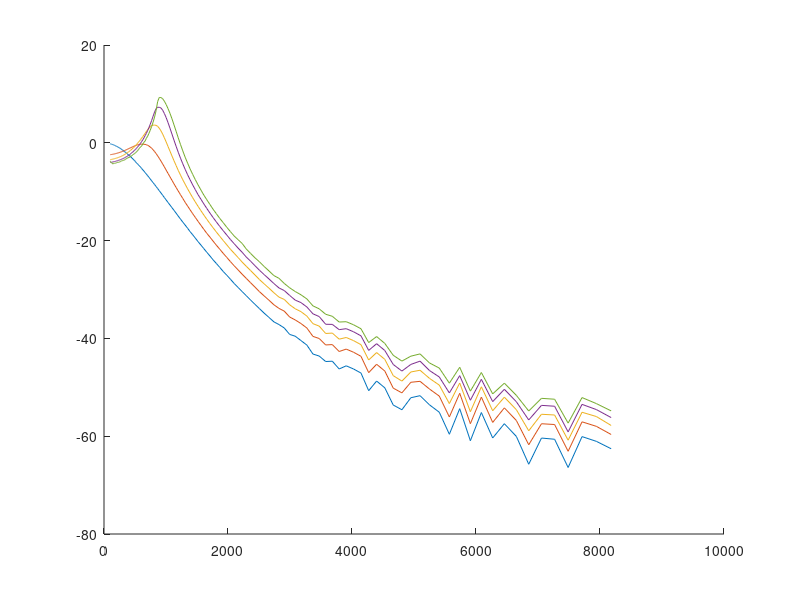

Write MATLAB code to recreate this figure. (Note: this script raises an error after producing the figure.)

%%
frequencies = [100, 103, 106.09, 109.273, 112.551, 115.927, 119.405, 122.987, 126.677, 130.477, 134.392, 138.423, 142.576, 146.853, 151.259, 155.797, 160.471, 165.285, 170.243, 175.351, 180.611, 186.029, 191.61, 197.359, 203.279, 209.378, 215.659, 222.129, 228.793, 235.657, 242.726, 250.008, 257.508, 265.233, 273.19, 281.386, 289.828, 298.523, 307.478, 316.703, 326.204, 335.99, 346.069, 356.452, 367.145, 378.159, 389.504, 401.189, 413.225, 425.622, 438.39, 451.542, 465.088, 479.041, 493.412, 508.215, 523.461, 539.165, 555.34, 572, 589.16, 606.835, 625.04, 643.791, 663.105, 682.998, 703.488, 724.593, 746.33, 768.72, 791.782, 815.535, 840.001, 865.202, 891.158, 917.892, 945.429, 973.792, 1003.01, 1033.1, 1064.09, 1096.01, 1128.89, 1162.76, 1197.64, 1233.57, 1270.58, 1308.69, 1347.96, 1388.39, 1430.05, 1472.95, 1517.14, 1562.65, 1609.53, 1657.82, 1707.55, 1758.78, 1811.54, 1865.89, 1921.86, 1979.52, 2038.9, 2100.07, 2163.07, 2227.97, 2294.8, 2363.65, 2434.56, 2507.59, 2582.82, 2660.31, 2740.12, 2822.32, 2906.99, 2994.2, 3084.03, 3176.55, 3271.84, 3370, 3471.1, 3575.23, 3682.49, 3792.96, 3906.75, 4023.95, 4144.67, 4269.01, 4397.08, 4529, 4664.86, 4804.81, 4948.96, 5097.42, 5250.35, 5407.86, 5570.09, 5737.2, 5909.31, 6086.59, 6269.19, 6457.26, 6650.98, 6850.51, 7056.03, 7267.71, 7485.74, 7710.31, 7941.62, 8179.87];

gains_firstorder_1000 = [0.995719, 0.995675, 0.995261, 0.994895, 0.994587, 0.99426, 0.993913, 0.993547, 0.993158, 0.992819, 0.992322, 0.991847, 0.991357, 0.990838, 0.990289, 0.989707, 0.989607, 0.988438, 0.987746, 0.987595, 0.98624, 0.98542, 0.984553, 0.983635, 0.983565, 0.981638, 0.98135, 0.979404, 0.978191, 0.976923, 0.976112, 0.975454, 0.972611, 0.971078, 0.969329, 0.968385, 0.965889, 0.964134, 0.96365, 0.959695, 0.957186, 0.95693, 0.952803, 0.952002, 0.947034, 0.946375, 0.942263, 0.93714, 0.933927, 0.93035, 0.926294, 0.925952, 0.918182, 0.917917, 0.909184, 0.908909, 0.902807, 0.896774, 0.893628, 0.884061, 0.878935, 0.87731, 0.871266, 0.863664, 0.858374, 0.845531, 0.839517, 0.833466, 0.829115, 0.821702, 0.810258, 0.801101, 0.796076, 0.788065, 0.779526, 0.768198, 0.761011, 0.750629, 0.740857, 0.730154, 0.721311, 0.70949, 0.699615, 0.68896, 0.677302, 0.667051, 0.655467, 0.646233, 0.632577, 0.621175, 0.612429, 0.601061, 0.589659, 0.577642, 0.565643, 0.554218, 0.540744, 0.530777, 0.518007, 0.509903, 0.498673, 0.487515, 0.476132, 0.461761, 0.45468, 0.444155, 0.433747, 0.422818, 0.411065, 0.402798, 0.392758, 0.382144, 0.373234, 0.363156, 0.35392, 0.344546, 0.335524, 0.322858, 0.317341, 0.309425, 0.30045, 0.290872, 0.282289, 0.276199, 0.269344, 0.261812, 0.254941, 0.247772, 0.239477, 0.231907, 0.227196, 0.219822, 0.213224, 0.208039, 0.200976, 0.195595, 0.189459, 0.184578, 0.178846, 0.173595, 0.16763, 0.161211, 0.158056, 0.151834, 0.148538, 0.143991, 0.1387, 0.13323, 0.130868, 0.126685];
gains_firstorder_4000 = [0.999839, 0.999839, 0.999825, 0.999815, 0.999804, 0.999792, 0.999776, 0.999768, 0.999754, 0.999734, 0.999723, 0.999706, 0.999687, 0.999668, 0.999648, 0.999627, 0.999605, 0.999582, 0.999556, 0.999557, 0.999501, 0.99947, 0.999438, 0.999403, 0.999368, 0.99933, 0.999318, 0.999246, 0.999198, 0.999151, 0.9991, 0.999062, 0.99899, 0.998927, 0.998861, 0.998791, 0.998719, 0.998643, 0.998629, 0.998471, 0.998378, 0.998281, 0.998178, 0.9981, 0.997948, 0.997824, 0.997693, 0.997552, 0.997403, 0.997247, 0.99708, 0.997037, 0.996715, 0.996679, 0.996305, 0.996081, 0.995845, 0.995592, 0.995327, 0.995044, 0.994744, 0.994427, 0.99409, 0.994089, 0.993356, 0.992955, 0.992532, 0.992149, 0.991605, 0.991099, 0.990565, 0.989998, 0.989715, 0.98932, 0.98809, 0.987837, 0.987155, 0.986141, 0.984978, 0.984084, 0.98366, 0.982135, 0.981629, 0.979956, 0.978899, 0.977515, 0.977246, 0.974792, 0.974776, 0.971751, 0.970101, 0.969952, 0.966974, 0.966114, 0.963949, 0.961277, 0.958886, 0.955698, 0.954204, 0.950508, 0.949632, 0.94476, 0.94166, 0.941656, 0.935033, 0.931383, 0.92761, 0.924941, 0.919504, 0.919386, 0.915107, 0.90602, 0.900863, 0.896695, 0.89417, 0.889686, 0.880707, 0.878646, 0.871734, 0.863665, 0.857783, 0.849424, 0.844809, 0.835806, 0.823665, 0.820366, 0.808065, 0.803541, 0.787717, 0.783648, 0.778348, 0.763881, 0.758326, 0.74557, 0.738611, 0.725541, 0.706462, 0.695279, 0.694147, 0.681053, 0.667414, 0.651496, 0.646869, 0.635177, 0.624249, 0.611863, 0.5871, 0.587095, 0.574474, 0.559288];
gains_1000_improved = [0.995002, 0.994965, 0.994495, 0.994042, 0.993682, 0.993302, 0.992898, 0.992471, 0.992018, 0.991662, 0.991065, 0.990492, 0.989922, 0.989318, 0.988679, 0.988001, 0.987943, 0.986526, 0.985723, 0.985496, 0.983975, 0.983024, 0.982017, 0.980953, 0.980951, 0.978639, 0.97822, 0.976053, 0.974651, 0.973205, 0.972236, 0.971599, 0.968208, 0.966639, 0.964426, 0.963471, 0.96035, 0.958318, 0.957885, 0.953344, 0.950689, 0.950377, 0.94531, 0.944539, 0.938964, 0.93827, 0.933618, 0.92769, 0.924199, 0.919913, 0.915354, 0.915037, 0.906287, 0.906008, 0.896511, 0.896064, 0.888616, 0.882924, 0.879495, 0.868933, 0.862466, 0.860104, 0.853577, 0.846334, 0.839484, 0.826457, 0.820107, 0.813614, 0.807952, 0.800272, 0.788619, 0.777153, 0.773678, 0.762857, 0.754619, 0.742556, 0.734819, 0.724359, 0.71396, 0.704013, 0.692645, 0.682607, 0.672316, 0.66, 0.649521, 0.636953, 0.626748, 0.616311, 0.604192, 0.592724, 0.581967, 0.570754, 0.559293, 0.548245, 0.534223, 0.524626, 0.512879, 0.499605, 0.490443, 0.48011, 0.469976, 0.458188, 0.446882, 0.435577, 0.426306, 0.416981, 0.406778, 0.39621, 0.385915, 0.376736, 0.367096, 0.356965, 0.348761, 0.338584, 0.330683, 0.32184, 0.31241, 0.301489, 0.29621, 0.287785, 0.28022, 0.269938, 0.261819, 0.256368, 0.25071, 0.243061, 0.236962, 0.23013, 0.222818, 0.214859, 0.210959, 0.203744, 0.198172, 0.192989, 0.186704, 0.181242, 0.175476, 0.171145, 0.165911, 0.160848, 0.155314, 0.149683, 0.146359, 0.140788, 0.137536, 0.133441, 0.128328, 0.123191, 0.12123, 0.117286];
gains_4000_improved = [0.999692, 0.999688, 0.999658, 0.999638, 0.999617, 0.999594, 0.999569, 0.999543, 0.999515, 0.999467, 0.999454, 0.999421, 0.999387, 0.99935, 0.99931, 0.999268, 0.99926, 0.999177, 0.999129, 0.999076, 0.999019, 0.998959, 0.998895, 0.998829, 0.998821, 0.998683, 0.998601, 0.998517, 0.998426, 0.998333, 0.998231, 0.998191, 0.998012, 0.997891, 0.99776, 0.997645, 0.997483, 0.997331, 0.997195, 0.996997, 0.996815, 0.996776, 0.996415, 0.996354, 0.99597, 0.99593, 0.995569, 0.995194, 0.994905, 0.994596, 0.994271, 0.99405, 0.993559, 0.993288, 0.992759, 0.992757, 0.992114, 0.991412, 0.991283, 0.990304, 0.989723, 0.989677, 0.988951, 0.987754, 0.987033, 0.986259, 0.985439, 0.984572, 0.984492, 0.98341, 0.981873, 0.980571, 0.979886, 0.97848, 0.976927, 0.976256, 0.974786, 0.97334, 0.971025, 0.970936, 0.96815, 0.967555, 0.964906, 0.963694, 0.961182, 0.959272, 0.954634, 0.954344, 0.949362, 0.948905, 0.946325, 0.940345, 0.939601, 0.936995, 0.929908, 0.927068, 0.926065, 0.92141, 0.917495, 0.911141, 0.904061, 0.903482, 0.899035, 0.888854, 0.888142, 0.8823, 0.876606, 0.869813, 0.863545, 0.853328, 0.84939, 0.843064, 0.833939, 0.820923, 0.820293, 0.812132, 0.802524, 0.794842, 0.77697, 0.776251, 0.766542, 0.756009, 0.737972, 0.735894, 0.726655, 0.71407, 0.706381, 0.69266, 0.684565, 0.662011, 0.656731, 0.650328, 0.638905, 0.625956, 0.614359, 0.601843, 0.583938, 0.567394, 0.564482, 0.555157, 0.542853, 0.527776, 0.517684, 0.505112, 0.492915, 0.482794, 0.469389, 0.45886, 0.447123, 0.435325];

gains_fourthorder = [0.998794, 0.998788, 0.998649, 0.998563, 0.998476, 0.998384, 0.998285, 0.998181, 0.998071, 0.997954, 0.99783, 0.997698, 0.997558, 0.99741, 0.997253, 0.997086, 0.997068, 0.996722, 0.996522, 0.996462, 0.996088, 0.995851, 0.995599, 0.995332, 0.995302, 0.994749, 0.994619, 0.994093, 0.993735, 0.993356, 0.992953, 0.99294, 0.992076, 0.991595, 0.991086, 0.990548, 0.989977, 0.989372, 0.989372, 0.988053, 0.987329, 0.987279, 0.985765, 0.985592, 0.98399, 0.983919, 0.982371, 0.980926, 0.979782, 0.97857, 0.977288, 0.977106, 0.974491, 0.974344, 0.971358, 0.971044, 0.968749, 0.966251, 0.965393, 0.961787, 0.959697, 0.959286, 0.957032, 0.954279, 0.951794, 0.94631, 0.943677, 0.941302, 0.939304, 0.936091, 0.930902, 0.924685, 0.924525, 0.919508, 0.913919, 0.908243, 0.904818, 0.900494, 0.894885, 0.888591, 0.882881, 0.875382, 0.867556, 0.861445, 0.852489, 0.846606, 0.839063, 0.830297, 0.820102, 0.811181, 0.800825, 0.790541, 0.779077, 0.769855, 0.758768, 0.747381, 0.735117, 0.72287, 0.708367, 0.695731, 0.681966, 0.667986, 0.653182, 0.635109, 0.622421, 0.606729, 0.59065, 0.573557, 0.556728, 0.539781, 0.521189, 0.505783, 0.486499, 0.464018, 0.452891, 0.433643, 0.416689, 0.399191, 0.381066, 0.362791, 0.34475, 0.329884, 0.312968, 0.291834, 0.280207, 0.264293, 0.249009, 0.233253, 0.219487, 0.201252, 0.190492, 0.178747, 0.166408, 0.154609, 0.143042, 0.131591, 0.118528, 0.109419, 0.103534, 0.0950715, 0.086811, 0.0795292, 0.0725111, 0.0659592, 0.0597686, 0.0543322, 0.0489389, 0.0434581, 0.0399156, 0.03581];

gains_resonance_G_0_75 = [0.631236, 0.631512, 0.631926, 0.632821, 0.632865, 0.634122, 0.63393, 0.634444, 0.63586, 0.63565, 0.636582, 0.637109, 0.638896, 0.638798, 0.64041, 0.641586, 0.64153, 0.643102, 0.644327, 0.644732, 0.646008, 0.648994, 0.65062, 0.650333, 0.652426, 0.655509, 0.655933, 0.657566, 0.660562, 0.663388, 0.665255, 0.667521, 0.670134, 0.673962, 0.676069, 0.679568, 0.683448, 0.686771, 0.690772, 0.695118, 0.699936, 0.705792, 0.711549, 0.718903, 0.725075, 0.73336, 0.740661, 0.751209, 0.759071, 0.768489, 0.780987, 0.79743, 0.807686, 0.825821, 0.842983, 0.857153, 0.880117, 0.902086, 0.92989, 0.956731, 0.991479, 1.03307, 1.07357, 1.12513, 1.18795, 1.253, 1.33798, 1.43517, 1.55255, 1.69888, 1.86976, 2.05856, 2.22369, 2.29072, 2.28781, 2.25075, 2.13634, 1.97265, 1.78615, 1.58733, 1.3942, 1.21419, 1.05153, 0.912507, 0.792616, 0.690738, 0.604943, 0.531276, 0.46837, 0.415943, 0.369018, 0.329166, 0.292882, 0.263463, 0.236259, 0.212111, 0.190658, 0.171441, 0.154635, 0.139193, 0.12586, 0.113518, 0.102144, 0.0924228, 0.0833695, 0.0755592, 0.0675646, 0.0613024, 0.055141, 0.0494895, 0.0447184, 0.0403584, 0.0362163, 0.0326485, 0.0307171, 0.0273877, 0.0245, 0.0231325, 0.0208565, 0.0177473, 0.0166311, 0.0138716, 0.0138459, 0.012226, 0.0125107, 0.0116385, 0.0105754, 0.00750134, 0.00878468, 0.00748719, 0.0053829, 0.00460527, 0.00539164, 0.00582574, 0.00467143, 0.00401614, 0.00275161, 0.0041482, 0.00231739, 0.00380154, 0.00224652, 0.00300399, 0.00224144, 0.00145736, 0.00205722, 0.00201579, 0.00110105, 0.00210617, 0.0018649, 0.00154383];

gains_res_0 = [0.977023, 0.976688, 0.975116, 0.973281, 0.973074, 0.9704, 0.96883, 0.967174, 0.965418, 0.964188, 0.961888, 0.959517, 0.957319, 0.957294, 0.95254, 0.949944, 0.949209, 0.946788, 0.944282, 0.940084, 0.934608, 0.931078, 0.927263, 0.923221, 0.922924, 0.9146, 0.912731, 0.909846, 0.899788, 0.894886, 0.891196, 0.888344, 0.882534, 0.87108, 0.86966, 0.859085, 0.849287, 0.842194, 0.839187, 0.824665, 0.815139, 0.811722, 0.797561, 0.791711, 0.776118, 0.770776, 0.756936, 0.75037, 0.738648, 0.726154, 0.71335, 0.69649, 0.686295, 0.669079, 0.658079, 0.641516, 0.621228, 0.612475, 0.594284, 0.580782, 0.56408, 0.546357, 0.529742, 0.513682, 0.496199, 0.479137, 0.461407, 0.443953, 0.426538, 0.408173, 0.3915, 0.374581, 0.35744, 0.340711, 0.324009, 0.307716, 0.291191, 0.275546, 0.2602, 0.245211, 0.231101, 0.2173, 0.203915, 0.190912, 0.177982, 0.166078, 0.154581, 0.144231, 0.133849, 0.123581, 0.114831, 0.106058, 0.0976129, 0.0901182, 0.0828765, 0.0759843, 0.0697973, 0.0636671, 0.0584351, 0.0533463, 0.0484051, 0.0443257, 0.0403069, 0.0364198, 0.0331754, 0.030136, 0.0273416, 0.0246954, 0.0223143, 0.0201412, 0.0181322, 0.0163986, 0.0147633, 0.0138533, 0.0127917, 0.0109847, 0.0105324, 0.00950571, 0.00854743, 0.00692118, 0.00660053, 0.00580335, 0.0058444, 0.00486765, 0.00524394, 0.00487059, 0.00442402, 0.00291972, 0.00366379, 0.00312392, 0.00208408, 0.00186395, 0.00247329, 0.00259592, 0.0020913, 0.00175841, 0.00104646, 0.00191234, 0.000898713, 0.00174609, 0.000958718, 0.00134215, 0.000995007, 0.000516692, 0.000957532, 0.000930805, 0.000478596, 0.00099054, 0.000885769, 0.000744209];
gains_res_0_25 = [0.756459, 0.756191, 0.756678, 0.757195, 0.757744, 0.758326, 0.758962, 0.759787, 0.760298, 0.761023, 0.761824, 0.762664, 0.763543, 0.764483, 0.765481, 0.766541, 0.767668, 0.768862, 0.770132, 0.771484, 0.772912, 0.775016, 0.776618, 0.777942, 0.779589, 0.782207, 0.783584, 0.785774, 0.788794, 0.790573, 0.793202, 0.795995, 0.799735, 0.802123, 0.805964, 0.809099, 0.812835, 0.816925, 0.821551, 0.825799, 0.830646, 0.835839, 0.841337, 0.846941, 0.853038, 0.858886, 0.865691, 0.87286, 0.880181, 0.887654, 0.895419, 0.903576, 0.911691, 0.920091, 0.928555, 0.936682, 0.944534, 0.951895, 0.958357, 0.963639, 0.967304, 0.968877, 0.968804, 0.965269, 0.963459, 0.955686, 0.943624, 0.926617, 0.905389, 0.878635, 0.849137, 0.81391, 0.776864, 0.735795, 0.69437, 0.651569, 0.609153, 0.567006, 0.525273, 0.485753, 0.449323, 0.413563, 0.380697, 0.34954, 0.321331, 0.294646, 0.269939, 0.246245, 0.225866, 0.206711, 0.188584, 0.172557, 0.157264, 0.143547, 0.130598, 0.118725, 0.108738, 0.098932, 0.0898917, 0.0818414, 0.0741871, 0.067419, 0.0610085, 0.0552393, 0.0501667, 0.0453275, 0.0410812, 0.0371163, 0.0334771, 0.0300355, 0.0272014, 0.0245799, 0.0220792, 0.0202647, 0.0190173, 0.016546, 0.0154513, 0.0141923, 0.0127735, 0.010488, 0.00997409, 0.00857443, 0.00864344, 0.00734594, 0.00777356, 0.00722388, 0.00656244, 0.00446576, 0.00544017, 0.00463855, 0.00310199, 0.00277337, 0.00355893, 0.00364021, 0.0030345, 0.00257079, 0.00157188, 0.00274774, 0.00134313, 0.0025115, 0.00138382, 0.00194818, 0.00144752, 0.000817471, 0.00134099, 0.00131676, 0.000701132, 0.00140283, 0.00126105, 0.00104124];
gains_res_0_5 = [0.672895, 0.67332, 0.673809, 0.67433, 0.674909, 0.675704, 0.676093, 0.676757, 0.677462, 0.678196, 0.67901, 0.68004, 0.680954, 0.68172, 0.682749, 0.683968, 0.684986, 0.686558, 0.687859, 0.688928, 0.690418, 0.693498, 0.695302, 0.695563, 0.697627, 0.701244, 0.701845, 0.704022, 0.708024, 0.709462, 0.712054, 0.715054, 0.7198, 0.721773, 0.725588, 0.729489, 0.733781, 0.738404, 0.743696, 0.748767, 0.7546, 0.76176, 0.767806, 0.776417, 0.783269, 0.793824, 0.803028, 0.81046, 0.823795, 0.836195, 0.847406, 0.86317, 0.880191, 0.894295, 0.916657, 0.935666, 0.957946, 0.983751, 1.01206, 1.04249, 1.07696, 1.11446, 1.15596, 1.20043, 1.2509, 1.30348, 1.3585, 1.41267, 1.4618, 1.4993, 1.51761, 1.51728, 1.5084, 1.47365, 1.41055, 1.32768, 1.23116, 1.12408, 1.01937, 0.915253, 0.821688, 0.734457, 0.655758, 0.585995, 0.522179, 0.467606, 0.418844, 0.377419, 0.338961, 0.305354, 0.274874, 0.248151, 0.224047, 0.202401, 0.182852, 0.165349, 0.149523, 0.135483, 0.12259, 0.110895, 0.100354, 0.0906411, 0.0815929, 0.0741547, 0.0670983, 0.0603264, 0.0546363, 0.0494623, 0.0445452, 0.0399377, 0.0361529, 0.0326459, 0.029308, 0.0264263, 0.0250492, 0.0220713, 0.0200938, 0.0187781, 0.0169161, 0.0141493, 0.0133522, 0.0112321, 0.0113336, 0.00982352, 0.0102173, 0.00949966, 0.00863086, 0.0060156, 0.00716231, 0.00610583, 0.00416274, 0.00365838, 0.00453537, 0.00472484, 0.00390085, 0.00332949, 0.00215655, 0.00349743, 0.00177967, 0.00320074, 0.00182082, 0.00250591, 0.00186595, 0.00113604, 0.00167608, 0.00164773, 0.000910238, 0.00175746, 0.00158906, 0.00128781];
gains_res_0_75 = [0.630465, 0.630685, 0.631097, 0.632008, 0.632032, 0.633292, 0.633092, 0.63361, 0.635043, 0.634806, 0.63574, 0.636252, 0.63807, 0.637964, 0.63959, 0.640743, 0.640672, 0.642226, 0.643453, 0.643846, 0.645123, 0.648096, 0.649725, 0.64943, 0.651506, 0.654584, 0.654998, 0.656659, 0.659563, 0.662452, 0.664294, 0.666558, 0.669097, 0.672981, 0.675075, 0.67854, 0.682473, 0.685725, 0.689678, 0.693987, 0.698768, 0.704576, 0.710363, 0.717665, 0.723758, 0.731972, 0.73936, 0.749916, 0.757752, 0.76715, 0.779623, 0.795906, 0.805851, 0.824067, 0.840974, 0.855372, 0.878324, 0.899913, 0.927397, 0.954693, 0.988481, 1.03076, 1.0707, 1.1221, 1.18461, 1.24954, 1.33413, 1.43069, 1.54954, 1.69489, 1.86881, 2.06287, 2.23563, 2.30951, 2.30546, 2.27178, 2.1588, 1.99422, 1.80673, 1.60627, 1.41079, 1.2283, 1.06361, 0.922376, 0.800384, 0.697048, 0.610141, 0.535745, 0.471881, 0.419011, 0.371534, 0.331401, 0.294835, 0.2651, 0.237673, 0.213336, 0.191761, 0.172376, 0.155468, 0.139927, 0.126528, 0.114113, 0.102682, 0.092897, 0.083791, 0.0760071, 0.0678985, 0.0616092, 0.0554153, 0.0497373, 0.0449402, 0.0405581, 0.0363952, 0.0328095, 0.0308625, 0.0275256, 0.0246278, 0.0232448, 0.0209584, 0.0178417, 0.0167166, 0.0139504, 0.0139101, 0.0122886, 0.0125696, 0.0116936, 0.0106254, 0.00753962, 0.00882642, 0.00752259, 0.00541533, 0.00463419, 0.00541846, 0.0058542, 0.00469064, 0.00403355, 0.00276817, 0.00416426, 0.00233224, 0.00381631, 0.00225743, 0.0030164, 0.00225084, 0.00146582, 0.00206695, 0.00202522, 0.0011059, 0.00211594, 0.0018716, 0.00155069];
gains_res_0_9 = [0.637854, 0.613887, 0.61423, 0.615424, 0.615076, 0.616338, 0.616321, 0.617064, 0.618513, 0.617776, 0.618638, 0.618794, 0.621026, 0.620992, 0.622856, 0.623546, 0.623226, 0.624059, 0.625203, 0.626038, 0.628097, 0.629507, 0.631072, 0.630646, 0.632639, 0.635746, 0.636027, 0.63797, 0.640783, 0.643055, 0.644585, 0.646033, 0.649919, 0.653, 0.655424, 0.658096, 0.662052, 0.665092, 0.667867, 0.671971, 0.674535, 0.679475, 0.685308, 0.692247, 0.69825, 0.706216, 0.713282, 0.722315, 0.730594, 0.74, 0.750249, 0.762101, 0.769272, 0.788099, 0.799579, 0.816424, 0.836793, 0.856402, 0.875032, 0.90537, 0.93112, 0.971059, 1.00898, 1.05181, 1.10193, 1.16357, 1.22999, 1.32355, 1.42609, 1.56686, 1.74501, 1.97771, 2.29648, 2.63302, 2.70332, 2.70227, 2.60835, 2.44296, 2.2383, 2.01637, 1.78749, 1.56266, 1.34968, 1.15745, 0.994509, 0.855608, 0.738975, 0.642098, 0.560868, 0.492415, 0.43311, 0.384001, 0.340931, 0.303435, 0.270737, 0.241944, 0.217601, 0.194169, 0.175276, 0.157054, 0.142127, 0.128006, 0.115249, 0.104032, 0.0946917, 0.0865466, 0.0763076, 0.0688142, 0.0620202, 0.0555224, 0.0501161, 0.0455727, 0.0408925, 0.036617, 0.0342378, 0.0307512, 0.0275483, 0.0258613, 0.0233682, 0.0200617, 0.0187215, 0.0160607, 0.0154539, 0.0137568, 0.0139358, 0.012969, 0.0117853, 0.00843101, 0.00979573, 0.00834743, 0.00618322, 0.00532266, 0.00604466, 0.00651826, 0.0051286, 0.00453005, 0.00316121, 0.00456319, 0.00267984, 0.00415178, 0.00251422, 0.00330058, 0.00246531, 0.00166677, 0.00229472, 0.00224655, 0.00125827, 0.00234102, 0.00202032, 0.00170871];
gains_res_1 = [0.650641, 0.647705, 0.641286, 0.633139, 0.629344, 0.627687, 0.625874, 0.623137, 0.620409, 0.61928, 0.618981, 0.618087, 0.604982, 0.614874, 0.614648, 0.61586, 0.616686, 0.618685, 0.616645, 0.617403, 0.618916, 0.619427, 0.622737, 0.622104, 0.624914, 0.628602, 0.629298, 0.633273, 0.630002, 0.632688, 0.632576, 0.635817, 0.639161, 0.644335, 0.647349, 0.652105, 0.656958, 0.654242, 0.659528, 0.662078, 0.668696, 0.667941, 0.681321, 0.684807, 0.692493, 0.69511, 0.704346, 0.713963, 0.708634, 0.725284, 0.730167, 0.74069, 0.755311, 0.764235, 0.777562, 0.790493, 0.807866, 0.827594, 0.851434, 0.881401, 0.905879, 0.92758, 0.970588, 1.0119, 1.04252, 1.11212, 1.16688, 1.24868, 1.34695, 1.47003, 1.62506, 1.8345, 2.13507, 2.6412, 2.90665, 2.90216, 2.82781, 2.66118, 2.46021, 2.23384, 2.00072, 1.76144, 1.52618, 1.31338, 1.12335, 0.961925, 0.827425, 0.712506, 0.62071, 0.541596, 0.475917, 0.419598, 0.371488, 0.329675, 0.292407, 0.261941, 0.234623, 0.209466, 0.188631, 0.169031, 0.152881, 0.137077, 0.123619, 0.11138, 0.102109, 0.0935668, 0.0820908, 0.0740046, 0.0667226, 0.0606821, 0.0543853, 0.0490071, 0.0438777, 0.0411505, 0.0364932, 0.0329185, 0.0301588, 0.0279264, 0.0253362, 0.0215188, 0.020055, 0.0176561, 0.0168337, 0.0147018, 0.0148154, 0.0137898, 0.0125535, 0.00906717, 0.0104438, 0.00888684, 0.00672128, 0.00586145, 0.00657984, 0.00694265, 0.00560764, 0.00497391, 0.00348513, 0.00506546, 0.00289132, 0.00448083, 0.00270681, 0.00348725, 0.00261574, 0.00180994, 0.00243899, 0.00238876, 0.00136141, 0.00248348, 0.00215468, 0.00181507];

plot_num = 5;


%%
if (plot_num == 1) % Showing inaccurate first order cutoff
    figure('Position', [100 100 1100 300]);
    hold on
    gains1 = 20 * log10(gains_firstorder_1000);
    gains2 = 20 * log10(gains_firstorder_4000);
    plot(frequencies, gains1, frequencies, gains2);
    
    ylim([-15, 0]);
    line = yline(-3, '--', '-3 dB');
    line.LabelHorizontalAlignment = 'right';
    line.LabelVerticalAlignment = 'bottom';
    line = xline(1000, '-', '1 kHz');
    line.LabelHorizontalAlignment = 'left';
    line.LabelVerticalAlignment = 'middle';
    line = xline(1100, '--', '1.1 kHz');
    line.LabelHorizontalAlignment = 'right';
    line.LabelVerticalAlignment = 'middle';
    line = xline(4000, '-', '4 kHz');
    line.LabelHorizontalAlignment = 'left';
    line.LabelVerticalAlignment = 'middle';
    line = xline(5570, '--', '5.57 kHz');
    line.LabelHorizontalAlignment = 'right';
    line.LabelVerticalAlignment = 'middle';
    
    entries = 'f_c = ' + string([1000, 4000]) + ' Hz';
    legend(entries, 'Location', 'southwest');
    
elseif (plot_num == 2) % Showing accurate first order cutoff
    figure('Position', [100 100 1100 300]);
    hold on
    gains1 = 20 * log10(gains_1000_improved);
    gains2 = 20 * log10(gains_4000_improved);
    plot(frequencies, gains1, frequencies, gains2);
    
    ylim([-15, 0]);
    line = yline(-3, '--', '-3 dB');
    line.LabelHorizontalAlignment = 'right';
    line.LabelVerticalAlignment = 'bottom';
    line = xline(1000, '-', '1 kHz');
    line.LabelHorizontalAlignment = 'left';
    line.LabelVerticalAlignment = 'middle';
    line = xline(1020, '--', '1.02 kHz');
    line.LabelHorizontalAlignment = 'right';
    line.LabelVerticalAlignment = 'middle';
    line = xline(4000, '-', '4 kHz');
    line.LabelHorizontalAlignment = 'left';
    line.LabelVerticalAlignment = 'middle';
    line = xline(4120, '--', '4.12 kHz');
    line.LabelHorizontalAlignment = 'right';
    line.LabelVerticalAlignment = 'middle';
    
    entries = 'f_c = ' + string([1000, 4000]) + ' Hz';
    legend(entries, 'Location', 'southwest');
    
elseif (plot_num == 3) % Showing effect of 4 filters in series
    figure('Position', [100 100 1100 300]);
    hold on
    gains1 = 20 * log10(gains_4000_improved);
    gains2 = 20 * log10(gains_fourthorder);
    plot(frequencies, gains1, frequencies, gains2);
    
    line = yline(-3, '--', '-3 dB');
    line.LabelHorizontalAlignment = 'center';
    line.LabelVerticalAlignment = 'bottom';
    line = yline(-12, '--', '-12 dB');
    line.LabelHorizontalAlignment = 'center';
    line.LabelVerticalAlignment = 'bottom';
    line = xline(4120, '--', '4.12 kHz');
    line.LabelHorizontalAlignment = 'left';
    line.LabelVerticalAlignment = 'bottom';
    
    leg = legend('First-order segment', '4x first-order segment');
    leg.Location = 'southwest';
    
elseif (plot_num == 4) % Showing feedback effect
    figure('Position', [100 100 1100 400]);
    hold on
    gains = 20 * log10(gains_resonance_G_0_75);
    plot(frequencies, gains);
    
    yline(0);
    line = yline(7.2, '--', '7.2 dB');
    line.LabelHorizontalAlignment = 'center';
    line = xline(870, '--', '870 Hz');
    line.LabelVerticalAlignment = 'middle';
    
elseif (plot_num == 5) % Showing different resonances
    figure('Position', [100 100 1100 400]);
    hold on
    gains1 = 20 * log10(gains_res_0);
    gains2 = 20 * log10(gains_res_0_25);
    plot(frequencies, gains1, frequencies, gains2);
    
    hold on
    gains1 = 20 * log10(gains_res_0_5);
    plot(frequencies, gains1);
    
    hold on
    gains1 = 20 * log10(gains_res_0_75);
    gains2 = 20 * log10(gains_res_1);
    plot(frequencies, gains1, frequencies, gains2);
    
    yline(0);
    
    entries = 'C_{res} = ' + string(0:0.25:1);
    legend(entries, 'Location', 'southwest');
end

set(gca, 'XScale', 'log');
set(gca, 'FontSize', 14);
set(gcf,'color','w');
xticks([100, 200, 400, 800, 1000, 2000, 4000, 8000])
xlabel('Frequency [Hz]');
ylabel('Gain [dB]');
